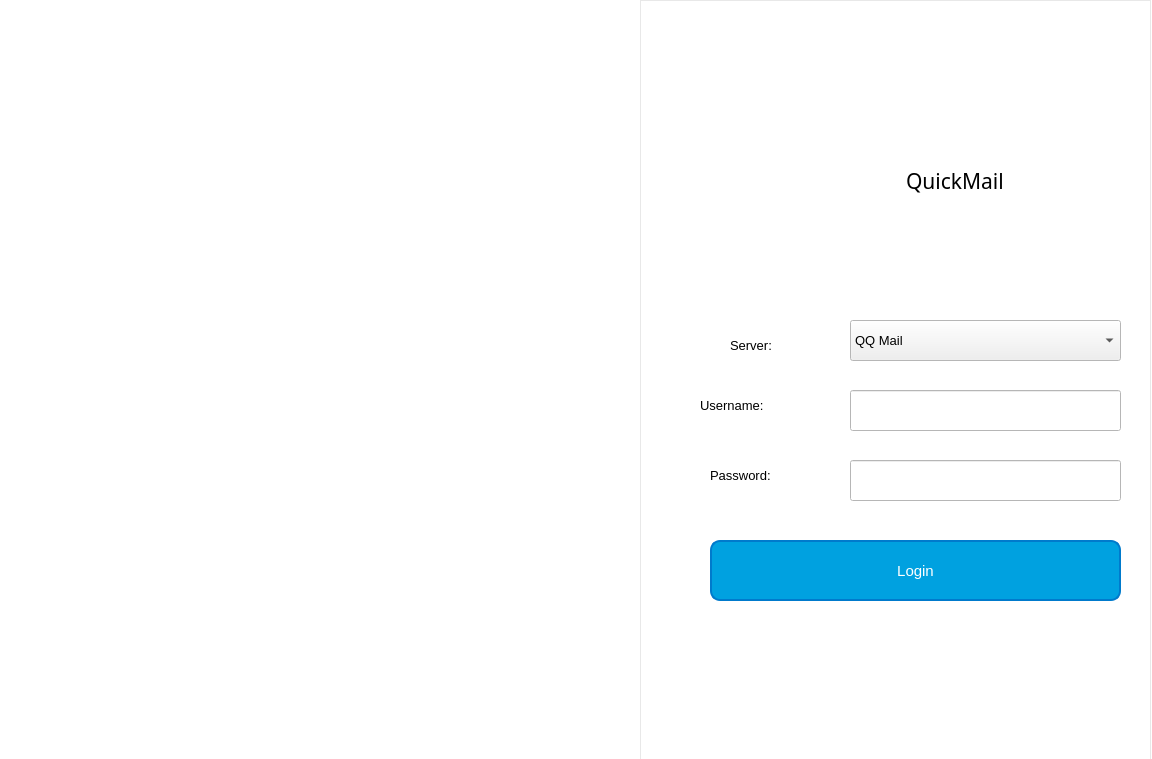
<?xml version="1.0" encoding="UTF-8"?>
<ui version="4.0">
 <class>Dialog</class>
 <widget class="QDialog" name="Dialog">
  <property name="geometry">
   <rect>
    <x>0</x>
    <y>0</y>
    <width>1152</width>
    <height>759</height>
   </rect>
  </property>
  <property name="minimumSize">
   <size>
    <width>1152</width>
    <height>759</height>
   </size>
  </property>
  <property name="maximumSize">
   <size>
    <width>1152</width>
    <height>759</height>
   </size>
  </property>
  <property name="palette">
   <palette>
    <active>
     <colorrole role="Base">
      <brush brushstyle="SolidPattern">
       <color alpha="255">
        <red>255</red>
        <green>255</green>
        <blue>255</blue>
       </color>
      </brush>
     </colorrole>
     <colorrole role="Window">
      <brush brushstyle="SolidPattern">
       <color alpha="255">
        <red>255</red>
        <green>255</green>
        <blue>255</blue>
       </color>
      </brush>
     </colorrole>
    </active>
    <inactive>
     <colorrole role="Base">
      <brush brushstyle="SolidPattern">
       <color alpha="255">
        <red>255</red>
        <green>255</green>
        <blue>255</blue>
       </color>
      </brush>
     </colorrole>
     <colorrole role="Window">
      <brush brushstyle="SolidPattern">
       <color alpha="255">
        <red>255</red>
        <green>255</green>
        <blue>255</blue>
       </color>
      </brush>
     </colorrole>
    </inactive>
    <disabled>
     <colorrole role="Base">
      <brush brushstyle="SolidPattern">
       <color alpha="255">
        <red>255</red>
        <green>255</green>
        <blue>255</blue>
       </color>
      </brush>
     </colorrole>
     <colorrole role="Window">
      <brush brushstyle="SolidPattern">
       <color alpha="255">
        <red>255</red>
        <green>255</green>
        <blue>255</blue>
       </color>
      </brush>
     </colorrole>
    </disabled>
   </palette>
  </property>
  <property name="font">
   <font>
    <family>Microsoft YaHei UI</family>
    <pointsize>10</pointsize>
   </font>
  </property>
  <property name="contextMenuPolicy">
   <enum>Qt::PreventContextMenu</enum>
  </property>
  <property name="windowTitle">
   <string>EasyMail</string>
  </property>
  <property name="windowIcon">
   <iconset>
    <normaloff>../dove1.png</normaloff>../dove1.png</iconset>
  </property>
  <widget class="QColumnView" name="columnView">
   <property name="geometry">
    <rect>
     <x>640</x>
     <y>0</y>
     <width>511</width>
     <height>781</height>
    </rect>
   </property>
   <property name="styleSheet">
    <string notr="true">QColumnView { background-color: rgba(255, 255, 255, 100); }</string>
   </property>
  </widget>
  <widget class="QLineEdit" name="lineEditUsername">
   <property name="geometry">
    <rect>
     <x>850</x>
     <y>390</y>
     <width>271</width>
     <height>41</height>
    </rect>
   </property>
   <property name="font">
    <font>
     <family>Microsoft YaHei UI</family>
     <pointsize>8</pointsize>
    </font>
   </property>
   <property name="cursor">
    <cursorShape>IBeamCursor</cursorShape>
   </property>
   <property name="text">
    <string/>
   </property>
  </widget>
  <widget class="QLabel" name="labelPassword">
   <property name="geometry">
    <rect>
     <x>710</x>
     <y>460</y>
     <width>131</width>
     <height>31</height>
    </rect>
   </property>
   <property name="font">
    <font>
     <family>Microsoft YaHei UI</family>
     <pointsize>10</pointsize>
     <weight>50</weight>
     <bold>false</bold>
    </font>
   </property>
   <property name="text">
    <string>Password:</string>
   </property>
  </widget>
  <widget class="QWidget" name="horizontalLayoutWidget">
   <property name="geometry">
    <rect>
     <x>700</x>
     <y>80</y>
     <width>431</width>
     <height>202</height>
    </rect>
   </property>
   <layout class="QHBoxLayout" name="horizontalLayout">
    <item>
     <widget class="QLabel" name="labelDoveIcon_2">
      <property name="sizePolicy">
       <sizepolicy hsizetype="Preferred" vsizetype="Preferred">
        <horstretch>200</horstretch>
        <verstretch>200</verstretch>
       </sizepolicy>
      </property>
      <property name="minimumSize">
       <size>
        <width>200</width>
        <height>200</height>
       </size>
      </property>
      <property name="maximumSize">
       <size>
        <width>200</width>
        <height>200</height>
       </size>
      </property>
      <property name="text">
       <string/>
      </property>
      <property name="pixmap">
       <pixmap>../dove1.png</pixmap>
      </property>
     </widget>
    </item>
    <item>
     <widget class="QLabel" name="labelEasyMail_2">
      <property name="font">
       <font>
        <family>Sitka Text</family>
        <pointsize>16</pointsize>
       </font>
      </property>
      <property name="text">
       <string>QuickMail</string>
      </property>
     </widget>
    </item>
   </layout>
  </widget>
  <widget class="QComboBox" name="comboBoxServerAddress">
   <property name="geometry">
    <rect>
     <x>850</x>
     <y>320</y>
     <width>271</width>
     <height>41</height>
    </rect>
   </property>
   <item>
    <property name="text">
     <string>QQ Mail</string>
    </property>
   </item>
   <item>
    <property name="text">
     <string>WHU E-Mail</string>
    </property>
   </item>
   <item>
    <property name="text">
     <string>163 Mail</string>
    </property>
   </item>
   <item>
    <property name="text">
     <string>Gmail</string>
    </property>
   </item>
  </widget>
  <widget class="QLabel" name="labelUsername">
   <property name="geometry">
    <rect>
     <x>700</x>
     <y>390</y>
     <width>151</width>
     <height>31</height>
    </rect>
   </property>
   <property name="font">
    <font>
     <family>Microsoft YaHei UI</family>
     <pointsize>10</pointsize>
     <weight>50</weight>
     <bold>false</bold>
    </font>
   </property>
   <property name="text">
    <string>Username:</string>
   </property>
  </widget>
  <widget class="QLabel" name="labelServerAddress">
   <property name="geometry">
    <rect>
     <x>730</x>
     <y>330</y>
     <width>91</width>
     <height>31</height>
    </rect>
   </property>
   <property name="font">
    <font>
     <family>Microsoft YaHei UI</family>
     <pointsize>10</pointsize>
     <weight>50</weight>
     <bold>false</bold>
    </font>
   </property>
   <property name="text">
    <string>Server:</string>
   </property>
  </widget>
  <widget class="QPushButton" name="pushButtonSignin">
   <property name="geometry">
    <rect>
     <x>710</x>
     <y>540</y>
     <width>411</width>
     <height>61</height>
    </rect>
   </property>
   <property name="font">
    <font>
     <family>Microsoft YaHei UI</family>
     <pointsize>11</pointsize>
     <weight>50</weight>
     <bold>false</bold>
    </font>
   </property>
   <property name="styleSheet">
    <string notr="true">QPushButton {
                background-color: #00A1E0;  /* 蓝色背景 */
                color: white;               /* 文字颜色 */
                border: 2px solid #007ACC;  /* 边框颜色 */
                border-radius: 10px;        /* 圆角半径 */
                padding: 5px;               /* 内边距 */
            }
            QPushButton:hover {
                background-color: #0090C5;  /* 鼠标悬停时的颜色 */
            }
            QPushButton:pressed {
                background-color: #007ACC;  /* 按下时的颜色 */
            }</string>
   </property>
   <property name="text">
    <string>Login</string>
   </property>
  </widget>
  <widget class="QLineEdit" name="lineEditPassword">
   <property name="geometry">
    <rect>
     <x>850</x>
     <y>460</y>
     <width>271</width>
     <height>41</height>
    </rect>
   </property>
   <property name="font">
    <font>
     <family>Microsoft YaHei UI</family>
     <pointsize>8</pointsize>
    </font>
   </property>
   <property name="text">
    <string/>
   </property>
   <property name="echoMode">
    <enum>QLineEdit::Password</enum>
   </property>
  </widget>
 </widget>
 <resources/>
 <connections/>
</ui>
